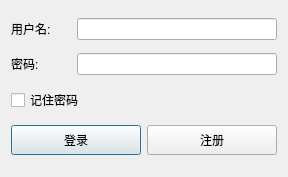
<?xml version="1.0" encoding="UTF-8"?>
<ui version="4.0">
 <class>LoginDialog</class>
 <widget class="QDialog" name="LoginDialog">
  <property name="geometry">
   <rect>
    <x>0</x>
    <y>0</y>
    <width>286</width>
    <height>177</height>
   </rect>
  </property>
  <property name="windowTitle">
   <string>Login</string>
  </property>
  <layout class="QVBoxLayout" name="verticalLayout">
   <item>
    <layout class="QHBoxLayout" name="horizontalLayout">
     <item>
      <widget class="QLabel" name="label">
       <property name="minimumSize">
        <size>
         <width>60</width>
         <height>0</height>
        </size>
       </property>
       <property name="maximumSize">
        <size>
         <width>60</width>
         <height>16777215</height>
        </size>
       </property>
       <property name="text">
        <string>用户名:</string>
       </property>
      </widget>
     </item>
     <item>
      <widget class="QLineEdit" name="userNameLineEdit">
       <property name="minimumSize">
        <size>
         <width>200</width>
         <height>0</height>
        </size>
       </property>
      </widget>
     </item>
    </layout>
   </item>
   <item>
    <layout class="QHBoxLayout" name="horizontalLayout_2">
     <item>
      <widget class="QLabel" name="label_2">
       <property name="minimumSize">
        <size>
         <width>60</width>
         <height>0</height>
        </size>
       </property>
       <property name="maximumSize">
        <size>
         <width>60</width>
         <height>16777215</height>
        </size>
       </property>
       <property name="text">
        <string>密码:</string>
       </property>
      </widget>
     </item>
     <item>
      <widget class="QLineEdit" name="passwordLineEdit">
       <property name="minimumSize">
        <size>
         <width>200</width>
         <height>0</height>
        </size>
       </property>
       <property name="echoMode">
        <enum>QLineEdit::Password</enum>
       </property>
      </widget>
     </item>
    </layout>
   </item>
   <item>
    <widget class="QCheckBox" name="checkBox">
     <property name="text">
      <string>记住密码</string>
     </property>
    </widget>
   </item>
   <item>
    <layout class="QHBoxLayout" name="horizontalLayout_3">
     <item>
      <widget class="QPushButton" name="loginPushButton">
       <property name="minimumSize">
        <size>
         <width>0</width>
         <height>30</height>
        </size>
       </property>
       <property name="text">
        <string>登录</string>
       </property>
      </widget>
     </item>
     <item>
      <widget class="QPushButton" name="registerPushButton">
       <property name="minimumSize">
        <size>
         <width>0</width>
         <height>30</height>
        </size>
       </property>
       <property name="text">
        <string>注册</string>
       </property>
      </widget>
     </item>
    </layout>
   </item>
  </layout>
 </widget>
 <resources/>
 <connections/>
</ui>
